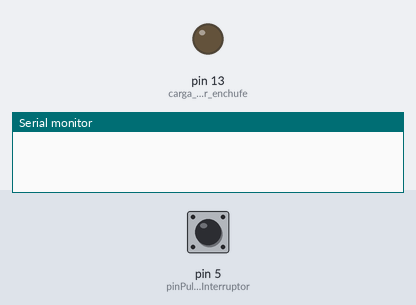
Recording of a sketch running on a simulated Arduino Uno, built with avr-gcc and run on an emulated ATmega328P. Parts: output pins drawn as LEDs (lit = HIGH), the last lines printed to the serial monitor. The inputs (shaded band) are chosen by the test bench; at power-on: pin 5 (pinPulsadorInterruptor) HIGH.

Above: at 1.2 s.
1.3 s: pin 5 (pinPulsadorInterruptor) pulled LOW for 0.15 s
At 2.5 s:
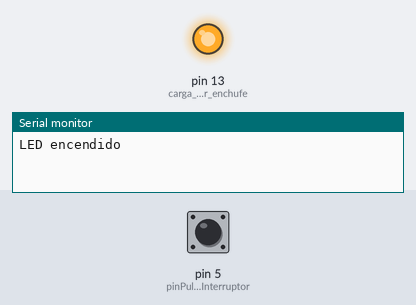
2.9 s: pin 5 (pinPulsadorInterruptor) pulled LOW for 1 s
At 3.7 s:
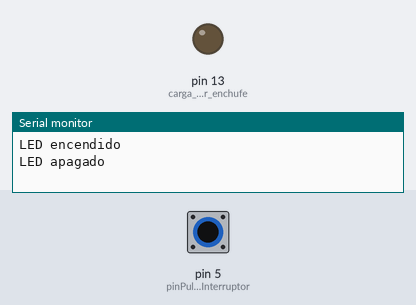
5.4 s: pin 5 (pinPulsadorInterruptor) pulled LOW for 3.2 s
At 6.8 s:
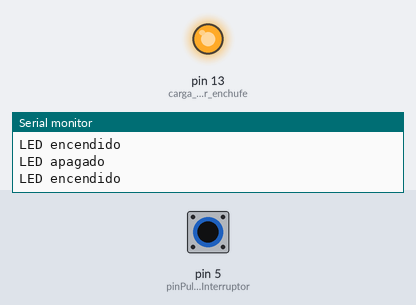
Timing chart, 0 to 8.4 s (numbered marks = the images above; inputs shaded):
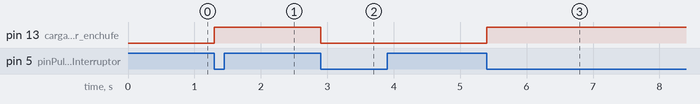

The sketch:

P0.Actuador_interruptor.ino
```cpp
const bool ENCENDIDO = HIGH;
const bool APAGADO = LOW;
const bool SI = true;
const bool NO = false;
const int carga_actuador_enchufe = 13;        // Nº del pin que se quiere usar como salida
const int pinPulsadorInterruptor = 5;         // Pin al que está conectado el pulsador de interruptor

int estadoLed = APAGADO;                      // Estado inicial del LED (apagado)
int estadoPulsadorAnterior = ENCENDIDO;       // Estado anterior del pulsador (inicializado a alto)
bool pulsadorEstaPresionado = NO;             // Variable para rastrear si el pulsador está presionado

void setup() {
  pinMode(carga_actuador_enchufe, OUTPUT);
  pinMode(pinPulsadorInterruptor, INPUT_PULLUP); // Utiliza resistencia pull-up interna
  Serial.begin(115200);  // Inicializa la comunicación serie para la consola
}

void loop() {
  int estadoDelPulsador = digitalRead(pinPulsadorInterruptor); //Almacena en una variable el si el pulsador esta pulsado o no

  // Si el pulsador se presiona y no estaba presionado previamente, enciende el actuador
  if (estadoDelPulsador == APAGADO && estadoPulsadorAnterior == ENCENDIDO && !pulsadorEstaPresionado) {
    estadoLed = !estadoLed;                          // Cambia el estado del actuador
    pulsadorEstaPresionado = SI;                     // Marca que el pulsador está presionado
    digitalWrite(carga_actuador_enchufe, estadoLed); // Aplica el cambio al actuador
    Serial.println(estadoLed == ENCENDIDO ? "LED encendido" : "LED apagado");
  }

  // Si el pulsador se suelta, marca que el pulsador ya no está presionado
  if (estadoDelPulsador == ENCENDIDO && pulsadorEstaPresionado) {
    pulsadorEstaPresionado = NO;
  }

  estadoPulsadorAnterior = estadoDelPulsador;        // Guarda el estado actual del pulsador para la próxima comparación
}
```

Measured:
- after the input at 1.3 s, pin 13 (carga_actuador_enchufe): LOW → HIGH at once
- after the input at 2.9 s, pin 13 (carga_actuador_enchufe): HIGH → LOW at once
- after the input at 5.4 s, pin 13 (carga_actuador_enchufe): LOW → HIGH at once
